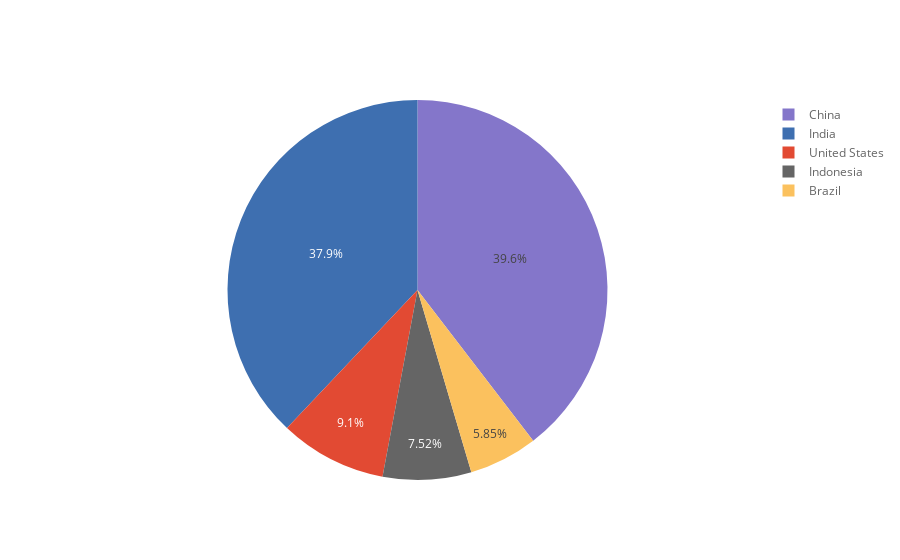

The cell this chart's notebook holds for it:
### Markdown cell above
## 3.3 Piechart

### Code cell
# changing column name
df_pt_2020.rename(columns={2020:'2020'}, inplace=True)
#need to set country index to a column
df_pt_2020 = df_pt_2020.reset_index()

df_pt_2020.iplot(kind='pie', values='2020', labels='country')

### Figure 1 — Plotly figure (JSON) as saved in the notebook; plotly's stock layout.template omitted (floating-point values rounded to 4 significant figures)
{"data": [{"labels": ["United States", "India", "China", "Indonesia", "Brazil"], "marker": {"colors": ["rgba(226, 74, 51, 1.0)", "rgba(62, 111, 176, 1.0)", "rgba(132, 118, 202, 1.0)", "rgba(101, 101, 101, 1.0)", "rgba(251, 193, 94, 1.0)"]}, "name": "", "type": "pie", "values": [331002651, 1380004385, 1439323776, 273523615, 212559417]}], "layout": {"autosize": true, "legend": {"bgcolor": "#FFFFFF", "font": {"color": "#666666"}}, "paper_bgcolor": "#FFFFFF", "plot_bgcolor": "#E5E5E5", "title": {"font": {"color": "#151516"}}}}
